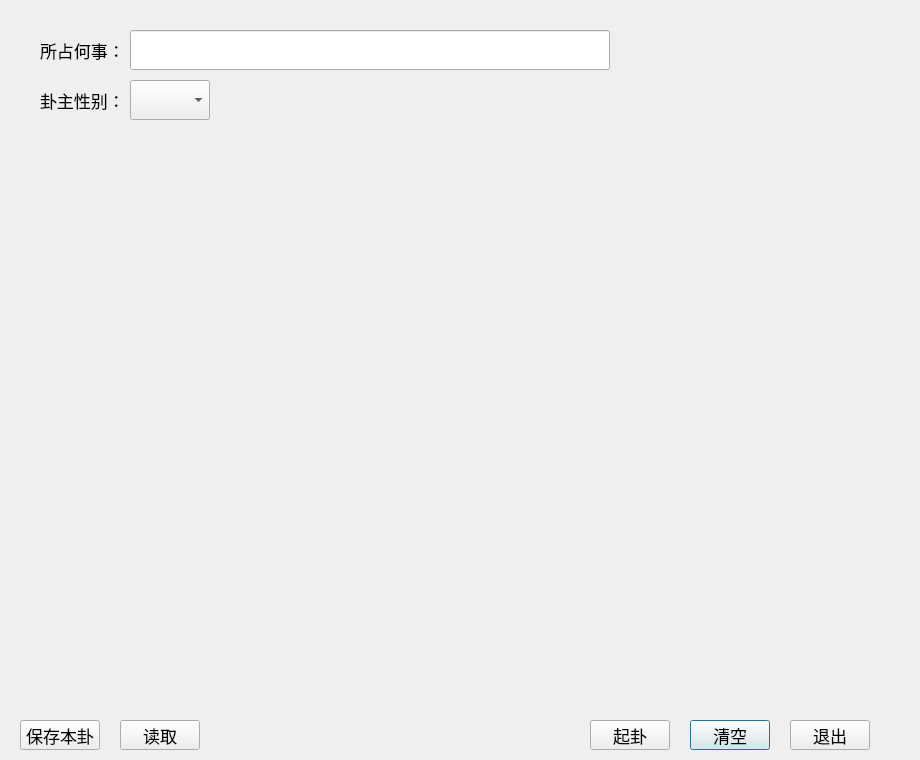
<?xml version="1.0" encoding="UTF-8"?>
<ui version="4.0">
 <class>Dialog</class>
 <widget class="QDialog" name="Dialog">
  <property name="geometry">
   <rect>
    <x>0</x>
    <y>0</y>
    <width>920</width>
    <height>760</height>
   </rect>
  </property>
  <property name="windowTitle">
   <string>Dialog</string>
  </property>
  <widget class="QLineEdit" name="question_lineEdit">
   <property name="geometry">
    <rect>
     <x>130</x>
     <y>30</y>
     <width>480</width>
     <height>40</height>
    </rect>
   </property>
   <property name="font">
    <font>
     <pointsize>13</pointsize>
    </font>
   </property>
   <property name="text">
    <string/>
   </property>
  </widget>
  <widget class="QLabel" name="question_label">
   <property name="geometry">
    <rect>
     <x>40</x>
     <y>30</y>
     <width>90</width>
     <height>40</height>
    </rect>
   </property>
   <property name="font">
    <font>
     <pointsize>13</pointsize>
    </font>
   </property>
   <property name="text">
    <string>所占何事：</string>
   </property>
  </widget>
  <widget class="QLabel" name="sex_label">
   <property name="geometry">
    <rect>
     <x>40</x>
     <y>80</y>
     <width>90</width>
     <height>40</height>
    </rect>
   </property>
   <property name="font">
    <font>
     <pointsize>13</pointsize>
    </font>
   </property>
   <property name="text">
    <string>卦主性别：</string>
   </property>
  </widget>
  <widget class="QComboBox" name="sex_comboBox">
   <property name="geometry">
    <rect>
     <x>130</x>
     <y>80</y>
     <width>80</width>
     <height>40</height>
    </rect>
   </property>
   <property name="font">
    <font>
     <pointsize>13</pointsize>
    </font>
   </property>
   <property name="currentIndex">
    <number>-1</number>
   </property>
   <item>
    <property name="text">
     <string>男</string>
    </property>
   </item>
   <item>
    <property name="text">
     <string>女</string>
    </property>
   </item>
  </widget>
  <widget class="QPushButton" name="clear_pushButton">
   <property name="geometry">
    <rect>
     <x>690</x>
     <y>720</y>
     <width>80</width>
     <height>30</height>
    </rect>
   </property>
   <property name="font">
    <font>
     <pointsize>13</pointsize>
    </font>
   </property>
   <property name="text">
    <string>清空</string>
   </property>
  </widget>
  <widget class="QPushButton" name="start_pushButton">
   <property name="geometry">
    <rect>
     <x>590</x>
     <y>720</y>
     <width>80</width>
     <height>30</height>
    </rect>
   </property>
   <property name="font">
    <font>
     <pointsize>13</pointsize>
    </font>
   </property>
   <property name="text">
    <string>起卦</string>
   </property>
  </widget>
  <widget class="QPushButton" name="save_pushButton">
   <property name="geometry">
    <rect>
     <x>20</x>
     <y>720</y>
     <width>80</width>
     <height>30</height>
    </rect>
   </property>
   <property name="font">
    <font>
     <pointsize>13</pointsize>
    </font>
   </property>
   <property name="text">
    <string>保存本卦</string>
   </property>
  </widget>
  <widget class="QPushButton" name="load_pushButton">
   <property name="geometry">
    <rect>
     <x>120</x>
     <y>720</y>
     <width>80</width>
     <height>30</height>
    </rect>
   </property>
   <property name="font">
    <font>
     <pointsize>13</pointsize>
    </font>
   </property>
   <property name="text">
    <string>读取</string>
   </property>
  </widget>
  <widget class="QPushButton" name="exit_pushButton">
   <property name="geometry">
    <rect>
     <x>790</x>
     <y>720</y>
     <width>80</width>
     <height>30</height>
    </rect>
   </property>
   <property name="font">
    <font>
     <pointsize>13</pointsize>
    </font>
   </property>
   <property name="text">
    <string>退出</string>
   </property>
  </widget>
  <widget class="QLabel" name="date_label">
   <property name="geometry">
    <rect>
     <x>270</x>
     <y>140</y>
     <width>380</width>
     <height>45</height>
    </rect>
   </property>
   <property name="font">
    <font>
     <pointsize>13</pointsize>
    </font>
   </property>
   <property name="text">
    <string/>
   </property>
   <property name="alignment">
    <set>Qt::AlignCenter</set>
   </property>
  </widget>
  <widget class="QWidget" name="verticalLayoutWidget_2">
   <property name="geometry">
    <rect>
     <x>80</x>
     <y>240</y>
     <width>131</width>
     <height>271</height>
    </rect>
   </property>
   <property name="font">
    <font>
     <pointsize>13</pointsize>
    </font>
   </property>
   <layout class="QVBoxLayout" name="base_rep_verticalLayout">
    <property name="spacing">
     <number>0</number>
    </property>
    <item>
     <widget class="QLabel" name="base_rep_6">
      <property name="font">
       <font>
        <pointsize>13</pointsize>
       </font>
      </property>
      <property name="text">
       <string/>
      </property>
      <property name="alignment">
       <set>Qt::AlignCenter</set>
      </property>
     </widget>
    </item>
    <item>
     <widget class="QLabel" name="base_rep_5">
      <property name="font">
       <font>
        <pointsize>13</pointsize>
       </font>
      </property>
      <property name="text">
       <string/>
      </property>
      <property name="alignment">
       <set>Qt::AlignCenter</set>
      </property>
     </widget>
    </item>
    <item>
     <widget class="QLabel" name="base_rep_4">
      <property name="font">
       <font>
        <pointsize>13</pointsize>
       </font>
      </property>
      <property name="text">
       <string/>
      </property>
      <property name="alignment">
       <set>Qt::AlignCenter</set>
      </property>
     </widget>
    </item>
    <item>
     <widget class="QLabel" name="base_rep_3">
      <property name="font">
       <font>
        <pointsize>13</pointsize>
       </font>
      </property>
      <property name="text">
       <string/>
      </property>
      <property name="alignment">
       <set>Qt::AlignCenter</set>
      </property>
     </widget>
    </item>
    <item>
     <widget class="QLabel" name="base_rep_2">
      <property name="font">
       <font>
        <pointsize>13</pointsize>
       </font>
      </property>
      <property name="text">
       <string/>
      </property>
      <property name="alignment">
       <set>Qt::AlignCenter</set>
      </property>
     </widget>
    </item>
    <item>
     <widget class="QLabel" name="base_rep_1">
      <property name="font">
       <font>
        <pointsize>13</pointsize>
       </font>
      </property>
      <property name="text">
       <string/>
      </property>
      <property name="alignment">
       <set>Qt::AlignCenter</set>
      </property>
     </widget>
    </item>
   </layout>
  </widget>
  <widget class="QWidget" name="verticalLayoutWidget">
   <property name="geometry">
    <rect>
     <x>210</x>
     <y>240</y>
     <width>251</width>
     <height>271</height>
    </rect>
   </property>
   <property name="font">
    <font>
     <pointsize>13</pointsize>
    </font>
   </property>
   <layout class="QVBoxLayout" name="base_yao_verticalLayout">
    <property name="spacing">
     <number>0</number>
    </property>
    <item>
     <widget class="QLabel" name="base_yao_6">
      <property name="font">
       <font>
        <pointsize>13</pointsize>
       </font>
      </property>
      <property name="text">
       <string/>
      </property>
      <property name="alignment">
       <set>Qt::AlignCenter</set>
      </property>
     </widget>
    </item>
    <item>
     <widget class="QLabel" name="base_yao_5">
      <property name="font">
       <font>
        <pointsize>13</pointsize>
       </font>
      </property>
      <property name="text">
       <string/>
      </property>
      <property name="alignment">
       <set>Qt::AlignCenter</set>
      </property>
     </widget>
    </item>
    <item>
     <widget class="QLabel" name="base_yao_4">
      <property name="font">
       <font>
        <pointsize>13</pointsize>
       </font>
      </property>
      <property name="text">
       <string/>
      </property>
      <property name="alignment">
       <set>Qt::AlignCenter</set>
      </property>
     </widget>
    </item>
    <item>
     <widget class="QLabel" name="base_yao_3">
      <property name="font">
       <font>
        <pointsize>13</pointsize>
       </font>
      </property>
      <property name="text">
       <string/>
      </property>
      <property name="alignment">
       <set>Qt::AlignCenter</set>
      </property>
     </widget>
    </item>
    <item>
     <widget class="QLabel" name="base_yao_2">
      <property name="font">
       <font>
        <pointsize>13</pointsize>
       </font>
      </property>
      <property name="text">
       <string/>
      </property>
      <property name="alignment">
       <set>Qt::AlignCenter</set>
      </property>
     </widget>
    </item>
    <item>
     <widget class="QLabel" name="base_yao_1">
      <property name="font">
       <font>
        <pointsize>13</pointsize>
       </font>
      </property>
      <property name="text">
       <string/>
      </property>
      <property name="alignment">
       <set>Qt::AlignCenter</set>
      </property>
     </widget>
    </item>
   </layout>
  </widget>
  <widget class="QWidget" name="verticalLayoutWidget_5">
   <property name="geometry">
    <rect>
     <x>20</x>
     <y>240</y>
     <width>61</width>
     <height>271</height>
    </rect>
   </property>
   <property name="font">
    <font>
     <pointsize>13</pointsize>
    </font>
   </property>
   <layout class="QVBoxLayout" name="soul_verticalLayout">
    <property name="spacing">
     <number>0</number>
    </property>
    <item>
     <widget class="QLabel" name="soul_6">
      <property name="font">
       <font>
        <pointsize>13</pointsize>
       </font>
      </property>
      <property name="text">
       <string/>
      </property>
      <property name="alignment">
       <set>Qt::AlignCenter</set>
      </property>
     </widget>
    </item>
    <item>
     <widget class="QLabel" name="soul_5">
      <property name="font">
       <font>
        <pointsize>13</pointsize>
       </font>
      </property>
      <property name="text">
       <string/>
      </property>
      <property name="alignment">
       <set>Qt::AlignCenter</set>
      </property>
     </widget>
    </item>
    <item>
     <widget class="QLabel" name="soul_4">
      <property name="font">
       <font>
        <pointsize>13</pointsize>
       </font>
      </property>
      <property name="text">
       <string/>
      </property>
      <property name="alignment">
       <set>Qt::AlignCenter</set>
      </property>
     </widget>
    </item>
    <item>
     <widget class="QLabel" name="soul_3">
      <property name="font">
       <font>
        <pointsize>13</pointsize>
       </font>
      </property>
      <property name="text">
       <string/>
      </property>
      <property name="alignment">
       <set>Qt::AlignCenter</set>
      </property>
     </widget>
    </item>
    <item>
     <widget class="QLabel" name="soul_2">
      <property name="font">
       <font>
        <pointsize>13</pointsize>
       </font>
      </property>
      <property name="text">
       <string/>
      </property>
      <property name="alignment">
       <set>Qt::AlignCenter</set>
      </property>
     </widget>
    </item>
    <item>
     <widget class="QLabel" name="soul_1">
      <property name="font">
       <font>
        <pointsize>13</pointsize>
       </font>
      </property>
      <property name="text">
       <string/>
      </property>
      <property name="alignment">
       <set>Qt::AlignCenter</set>
      </property>
     </widget>
    </item>
   </layout>
  </widget>
  <widget class="QWidget" name="verticalLayoutWidget_4">
   <property name="geometry">
    <rect>
     <x>520</x>
     <y>240</y>
     <width>131</width>
     <height>271</height>
    </rect>
   </property>
   <property name="font">
    <font>
     <pointsize>13</pointsize>
    </font>
   </property>
   <layout class="QVBoxLayout" name="change_rep_verticalLayout">
    <property name="spacing">
     <number>0</number>
    </property>
    <item>
     <widget class="QLabel" name="change_rep_6">
      <property name="font">
       <font>
        <pointsize>13</pointsize>
       </font>
      </property>
      <property name="text">
       <string/>
      </property>
      <property name="alignment">
       <set>Qt::AlignCenter</set>
      </property>
     </widget>
    </item>
    <item>
     <widget class="QLabel" name="change_rep_5">
      <property name="font">
       <font>
        <pointsize>13</pointsize>
       </font>
      </property>
      <property name="text">
       <string/>
      </property>
      <property name="alignment">
       <set>Qt::AlignCenter</set>
      </property>
     </widget>
    </item>
    <item>
     <widget class="QLabel" name="change_rep_4">
      <property name="font">
       <font>
        <pointsize>13</pointsize>
       </font>
      </property>
      <property name="text">
       <string/>
      </property>
      <property name="alignment">
       <set>Qt::AlignCenter</set>
      </property>
     </widget>
    </item>
    <item>
     <widget class="QLabel" name="change_rep_3">
      <property name="font">
       <font>
        <pointsize>13</pointsize>
       </font>
      </property>
      <property name="text">
       <string/>
      </property>
      <property name="alignment">
       <set>Qt::AlignCenter</set>
      </property>
     </widget>
    </item>
    <item>
     <widget class="QLabel" name="change_rep_2">
      <property name="font">
       <font>
        <pointsize>13</pointsize>
       </font>
      </property>
      <property name="text">
       <string/>
      </property>
      <property name="alignment">
       <set>Qt::AlignCenter</set>
      </property>
     </widget>
    </item>
    <item>
     <widget class="QLabel" name="change_rep_1">
      <property name="font">
       <font>
        <pointsize>13</pointsize>
       </font>
      </property>
      <property name="text">
       <string/>
      </property>
      <property name="alignment">
       <set>Qt::AlignCenter</set>
      </property>
     </widget>
    </item>
   </layout>
  </widget>
  <widget class="QWidget" name="verticalLayoutWidget_3">
   <property name="geometry">
    <rect>
     <x>650</x>
     <y>240</y>
     <width>251</width>
     <height>271</height>
    </rect>
   </property>
   <property name="font">
    <font>
     <pointsize>13</pointsize>
    </font>
   </property>
   <layout class="QVBoxLayout" name="change_yao_verticalLayout">
    <property name="spacing">
     <number>0</number>
    </property>
    <item>
     <widget class="QLabel" name="change_yao_6">
      <property name="font">
       <font>
        <pointsize>13</pointsize>
       </font>
      </property>
      <property name="text">
       <string/>
      </property>
      <property name="alignment">
       <set>Qt::AlignCenter</set>
      </property>
     </widget>
    </item>
    <item>
     <widget class="QLabel" name="change_yao_5">
      <property name="font">
       <font>
        <pointsize>13</pointsize>
       </font>
      </property>
      <property name="text">
       <string/>
      </property>
      <property name="alignment">
       <set>Qt::AlignCenter</set>
      </property>
     </widget>
    </item>
    <item>
     <widget class="QLabel" name="change_yao_4">
      <property name="font">
       <font>
        <pointsize>13</pointsize>
       </font>
      </property>
      <property name="text">
       <string/>
      </property>
      <property name="alignment">
       <set>Qt::AlignCenter</set>
      </property>
     </widget>
    </item>
    <item>
     <widget class="QLabel" name="change_yao_3">
      <property name="font">
       <font>
        <pointsize>13</pointsize>
       </font>
      </property>
      <property name="text">
       <string/>
      </property>
      <property name="alignment">
       <set>Qt::AlignCenter</set>
      </property>
     </widget>
    </item>
    <item>
     <widget class="QLabel" name="change_yao_2">
      <property name="font">
       <font>
        <pointsize>13</pointsize>
       </font>
      </property>
      <property name="text">
       <string/>
      </property>
      <property name="alignment">
       <set>Qt::AlignCenter</set>
      </property>
     </widget>
    </item>
    <item>
     <widget class="QLabel" name="change_yao_1">
      <property name="font">
       <font>
        <pointsize>13</pointsize>
       </font>
      </property>
      <property name="text">
       <string/>
      </property>
      <property name="alignment">
       <set>Qt::AlignCenter</set>
      </property>
     </widget>
    </item>
   </layout>
  </widget>
  <widget class="QWidget" name="verticalLayoutWidget_6">
   <property name="geometry">
    <rect>
     <x>460</x>
     <y>240</y>
     <width>61</width>
     <height>271</height>
    </rect>
   </property>
   <property name="font">
    <font>
     <pointsize>13</pointsize>
    </font>
   </property>
   <layout class="QVBoxLayout" name="ego_verticalLayout">
    <property name="spacing">
     <number>0</number>
    </property>
    <item>
     <widget class="QLabel" name="ego_6">
      <property name="font">
       <font>
        <pointsize>13</pointsize>
       </font>
      </property>
      <property name="text">
       <string/>
      </property>
      <property name="alignment">
       <set>Qt::AlignCenter</set>
      </property>
     </widget>
    </item>
    <item>
     <widget class="QLabel" name="ego_5">
      <property name="font">
       <font>
        <pointsize>13</pointsize>
       </font>
      </property>
      <property name="text">
       <string/>
      </property>
      <property name="alignment">
       <set>Qt::AlignCenter</set>
      </property>
     </widget>
    </item>
    <item>
     <widget class="QLabel" name="ego_4">
      <property name="font">
       <font>
        <pointsize>13</pointsize>
       </font>
      </property>
      <property name="text">
       <string/>
      </property>
      <property name="alignment">
       <set>Qt::AlignCenter</set>
      </property>
     </widget>
    </item>
    <item>
     <widget class="QLabel" name="ego_3">
      <property name="font">
       <font>
        <pointsize>13</pointsize>
       </font>
      </property>
      <property name="text">
       <string/>
      </property>
      <property name="alignment">
       <set>Qt::AlignCenter</set>
      </property>
     </widget>
    </item>
    <item>
     <widget class="QLabel" name="ego_2">
      <property name="font">
       <font>
        <pointsize>13</pointsize>
       </font>
      </property>
      <property name="text">
       <string/>
      </property>
      <property name="alignment">
       <set>Qt::AlignCenter</set>
      </property>
     </widget>
    </item>
    <item>
     <widget class="QLabel" name="ego_1">
      <property name="font">
       <font>
        <pointsize>13</pointsize>
       </font>
      </property>
      <property name="text">
       <string/>
      </property>
      <property name="alignment">
       <set>Qt::AlignCenter</set>
      </property>
     </widget>
    </item>
   </layout>
  </widget>
 </widget>
 <resources/>
 <connections/>
</ui>
